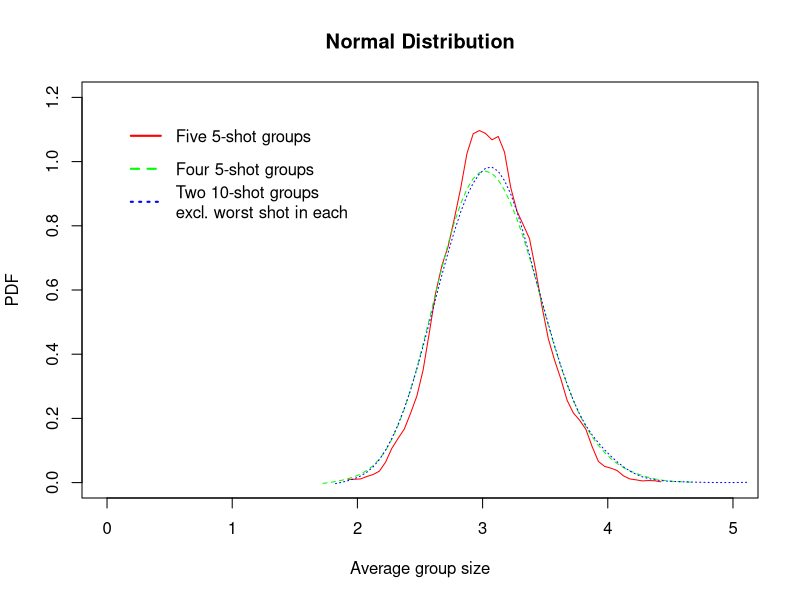
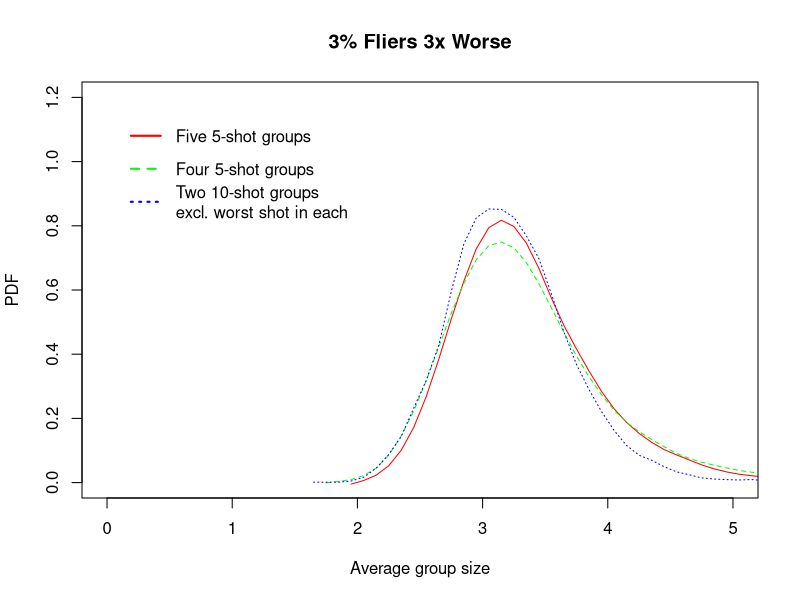

Recreate these plots in R, in order.
## ---- chunk 1
n <- 10000

bivariate_normal <- function(n, sd = 1, flier_rate = 0, flier_severity = 3)
{
  d <- data.frame(u=runif(n), v=runif(n), z=runif(n))
  
  # Contaminated normal if fliers requested
  d$sd <- ifelse(d$z < flier_rate, sd * flier_severity, sd)

  # Box-Muller transform
  d$r = d$sd * sqrt(-2 * log(d$u))
  d$x = d$r * cos(2 * pi * d$v)
  d$y = d$r * sin(2 * pi * d$v)

  return (d)
}

group_size <- function(h)
{
  n <- nrow(h) 
  if (n < 2) {
    return (0)
  }
  best_so_far <- sqrt((h$x[1]-h$x[2])*(h$x[1]-h$x[2])+(h$y[1]-h$y[2])*(h$y[1]-h$y[2]))
  for (i in 1:(n - 1)) {
    for (j in (i + 1):n) {
      candidate = sqrt((h$x[i]-h$x[j])*(h$x[i]-h$x[j])+(h$y[i]-h$y[j])*(h$y[i]-h$y[j]))
      if (best_so_far < candidate) {
        best_so_far = candidate
      }
    }
  }
  return (best_so_far)
}

excluding_worst <- function(h)
{
  n <- nrow(h) 

  # With only two shots, excluding one results in a zero size group
  if (n < 3) {
    return (0)
  }
      
  # Find the two impacts defining extreme spread
  best_so_far <- sqrt((h$x[1]-h$x[2])*(h$x[1]-h$x[2])+(h$y[1]-h$y[2])*(h$y[1]-h$y[2]))
  index_a <- 1
  index_b <- 2
  for (i in 1:(n - 1)) {
    for (j in (i + 1):n) {
      candidate = sqrt((h$x[i]-h$x[j])*(h$x[i]-h$x[j])+(h$y[i]-h$y[j])*(h$y[i]-h$y[j]))
      if (best_so_far < candidate) {
        best_so_far = candidate
        index_a = i;
        index_b = j;
      }
    }
  }

  # Worst shot must be one of the impacts defining extreme spread.
  # Calculate group size without either one, return the smaller number.
  best_so_far_excluding_a <- 0
  best_so_far_excluding_b <- 0
  for (i in 1:(n - 1)) {
    for (j in (i + 1):n) {
      candidate = sqrt((h$x[i]-h$x[j])*(h$x[i]-h$x[j])+(h$y[i]-h$y[j])*(h$y[i]-h$y[j]))
      if (i != index_a & j != index_a & best_so_far_excluding_a < candidate) {
        best_so_far_excluding_a <- candidate
      }
      if (i != index_b & j != index_b & best_so_far_excluding_b < candidate) {
        best_so_far_excluding_b <- candidate
      }
    }
  }
  return (min(best_so_far_excluding_a, best_so_far_excluding_b))
}

experiment <- function(main, flier_rate = 0, flier_severity = 3)
{
  five5 <- numeric(n)
  four5 <- numeric(n)
  two10ex1 <- numeric(n)
  for (k in 1:n) {
    a <- bivariate_normal(5, flier_rate = flier_rate, flier_severity = flier_severity)
    b <- bivariate_normal(5, flier_rate = flier_rate, flier_severity = flier_severity)
    c <- bivariate_normal(5, flier_rate = flier_rate, flier_severity = flier_severity)
    d <- bivariate_normal(5, flier_rate = flier_rate, flier_severity = flier_severity)
    e <- bivariate_normal(5, flier_rate = flier_rate, flier_severity = flier_severity)
    five5[k] <- (group_size(a) + group_size(b) + group_size(c) + group_size(d) + group_size(e)) / 5
    four5[k] <- (group_size(a) + group_size(b) + group_size(c) + group_size(d)) / 4
    two10ex1[k] <- (excluding_worst(rbind(a,b)) + excluding_worst(rbind(c,d))) / 2 
  }
  hist55 <- hist(five5, plot=F, breaks=50);
  plot(smooth.spline(hist55$mids, hist55$density), col='red', type='l', xlab='Average group size', ylab='PDF', xlim=c(0,5), ylim=c(0,1.2), main=main);
  hist45 <- hist(four5, plot=F, breaks=50);
  lines(smooth.spline(hist45$mids, hist45$density), col='green', lty=2);
  hist210 <- hist(two10ex1, plot=F, breaks=50);
  lines(smooth.spline(hist210$mids, hist210$density), col='blue', lty=3);
  legend("topleft", inset=.05, c('Five 5-shot groups','Four 5-shot groups', 'Two 10-shot groups\nexcl. worst shot in each'), lwd=2, lty=c(1,2,3), col=c('red','green','blue'), bty='n');
}
## ---- chunk 2
experiment(main='Normal Distribution');
## ---- chunk 3
experiment(main='3% Fliers 3x Worse', flier_rate=0.03, flier_severity=3);
